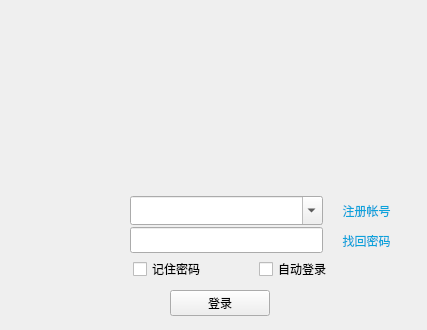
<?xml version="1.0" encoding="UTF-8"?>
<ui version="4.0">
 <class>Login</class>
 <widget class="QWidget" name="Login">
  <property name="geometry">
   <rect>
    <x>0</x>
    <y>0</y>
    <width>427</width>
    <height>330</height>
   </rect>
  </property>
  <property name="minimumSize">
   <size>
    <width>427</width>
    <height>330</height>
   </size>
  </property>
  <property name="maximumSize">
   <size>
    <width>427</width>
    <height>330</height>
   </size>
  </property>
  <property name="windowTitle">
   <string>Login</string>
  </property>
  <property name="autoFillBackground">
   <bool>true</bool>
  </property>
  <widget class="QPushButton" name="btn_regist">
   <property name="geometry">
    <rect>
     <x>321</x>
     <y>199</y>
     <width>91</width>
     <height>23</height>
    </rect>
   </property>
   <property name="font">
    <font>
     <pointsize>9</pointsize>
    </font>
   </property>
   <property name="styleSheet">
    <string notr="true">color: rgb(11, 163, 219);</string>
   </property>
   <property name="text">
    <string>注册帐号</string>
   </property>
   <property name="flat">
    <bool>true</bool>
   </property>
  </widget>
  <widget class="QLineEdit" name="lineEdit_passwd">
   <property name="geometry">
    <rect>
     <x>130</x>
     <y>227</y>
     <width>193</width>
     <height>26</height>
    </rect>
   </property>
   <property name="minimumSize">
    <size>
     <width>170</width>
     <height>22</height>
    </size>
   </property>
   <property name="font">
    <font>
     <pointsize>12</pointsize>
    </font>
   </property>
   <property name="cursor">
    <cursorShape>IBeamCursor</cursorShape>
   </property>
   <property name="styleSheet">
    <string notr="true"/>
   </property>
  </widget>
  <widget class="QPushButton" name="btn_edit_pwd">
   <property name="geometry">
    <rect>
     <x>321</x>
     <y>229</y>
     <width>91</width>
     <height>23</height>
    </rect>
   </property>
   <property name="font">
    <font>
     <pointsize>9</pointsize>
    </font>
   </property>
   <property name="styleSheet">
    <string notr="true">color: rgb(11, 163, 219);</string>
   </property>
   <property name="text">
    <string>找回密码</string>
   </property>
   <property name="flat">
    <bool>true</bool>
   </property>
  </widget>
  <widget class="QComboBox" name="cBox_account">
   <property name="geometry">
    <rect>
     <x>130</x>
     <y>196</y>
     <width>193</width>
     <height>29</height>
    </rect>
   </property>
   <property name="font">
    <font>
     <pointsize>12</pointsize>
    </font>
   </property>
   <property name="editable">
    <bool>true</bool>
   </property>
  </widget>
  <widget class="QLabel" name="label_top_img">
   <property name="geometry">
    <rect>
     <x>0</x>
     <y>0</y>
     <width>427</width>
     <height>185</height>
    </rect>
   </property>
   <property name="text">
    <string/>
   </property>
  </widget>
  <widget class="QLabel" name="label_user_img">
   <property name="geometry">
    <rect>
     <x>30</x>
     <y>195</y>
     <width>80</width>
     <height>80</height>
    </rect>
   </property>
   <property name="text">
    <string/>
   </property>
  </widget>
  <widget class="QPushButton" name="btn_login">
   <property name="geometry">
    <rect>
     <x>170</x>
     <y>290</y>
     <width>100</width>
     <height>26</height>
    </rect>
   </property>
   <property name="text">
    <string>登录</string>
   </property>
  </widget>
  <widget class="QCheckBox" name="checkBox_autoLogin">
   <property name="geometry">
    <rect>
     <x>259</x>
     <y>261</y>
     <width>16</width>
     <height>16</height>
    </rect>
   </property>
   <property name="text">
    <string/>
   </property>
  </widget>
  <widget class="QLabel" name="label_2">
   <property name="geometry">
    <rect>
     <x>278</x>
     <y>261</y>
     <width>75</width>
     <height>16</height>
    </rect>
   </property>
   <property name="text">
    <string>自动登录</string>
   </property>
  </widget>
  <widget class="QCheckBox" name="checkBox_rPasswd">
   <property name="geometry">
    <rect>
     <x>133</x>
     <y>261</y>
     <width>16</width>
     <height>16</height>
    </rect>
   </property>
   <property name="text">
    <string/>
   </property>
  </widget>
  <widget class="QLabel" name="label">
   <property name="geometry">
    <rect>
     <x>152</x>
     <y>261</y>
     <width>75</width>
     <height>16</height>
    </rect>
   </property>
   <property name="text">
    <string>记住密码</string>
   </property>
  </widget>
 </widget>
 <layoutdefault spacing="6" margin="11"/>
 <resources/>
 <connections/>
</ui>
